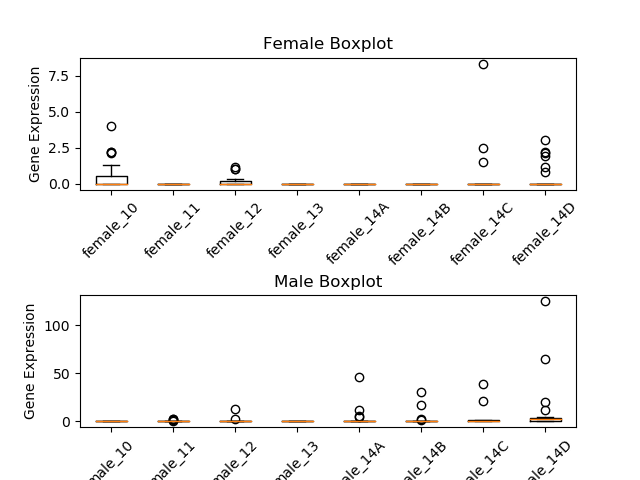

Write the Python code that produced this figure.
#!/usr/bin/env python3

"""
Usage ./01-boxplot.py <gene_name> <FPMKs.csv>

Boxplot all transcripts for a given gene name

less -S ~/qbb2019/data/samples.csv to see samples
"""
# Sxl all.csv

import sys
import pandas as pd
import matplotlib.pyplot as plt

gene_name = sys.argv[1]
fpkm_file = sys.argv[2]

df = pd.read_csv(fpkm_file, index_col="t_name")

goi = df.loc[:,"gene_name"] == gene_name
fpkms1 = df.drop(df.columns[list(range(9,17))],axis=1)
fpkms1 = fpkms1.drop(columns="gene_name")

#goi2 = df.loc[:,"gene_name"] == gene_name
fpkms2 = df.drop(df.columns[list(range(1,9))],axis=1)
fpkms2 = fpkms2.drop(columns="gene_name")


# for i, line in enumerate(open(metadata)):
#     if i == 0:
#         continue
#     fields = line.rstrip("\n").split(",")
 
fig,(ax1, ax2) = plt.subplots(2)
ax1.boxplot(fpkms1.loc[goi,:].T)
ax2.boxplot(fpkms2.loc[goi,:].T)
ax1.set_title("Female Boxplot")
ax1.set_xticks([1,2,3,4,5,6,7,8])
ax1.set_xticklabels(['female_10', 'female_11', 'female_12', 'female_13', 'female_14A', 'female_14B', 'female_14C', 'female_14D'], rotation=45)
ax1.set_ylabel("Gene Expression")
ax2.set_title("Male Boxplot")
ax2.set_xlabel("")
plt.xticks([1,2,3,4,5,6,7,8], ['male_10', 'male_11', 'male_12', 'male_13', 'male_14A', 'male_14B', 'male_14C', 'male_14D'], rotation=45)

ax2.set_ylabel("Gene Expression")
plt.subplots_adjust(hspace = 0.8)
fig.savefig("boxplot.png")
plt.close(fig)


#fields 2-9 male
#fields 10-17 female